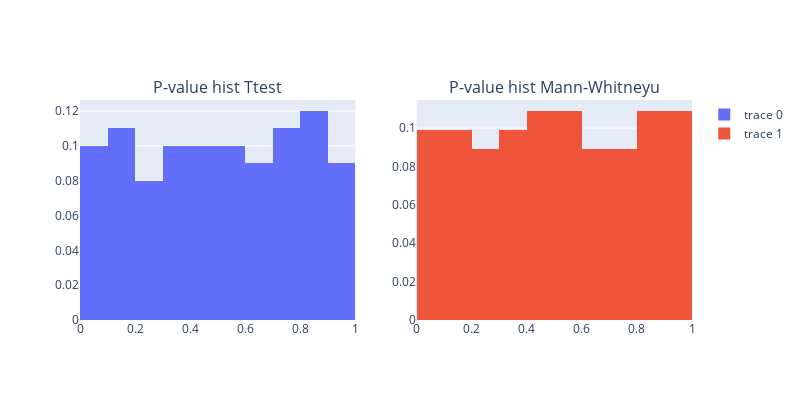
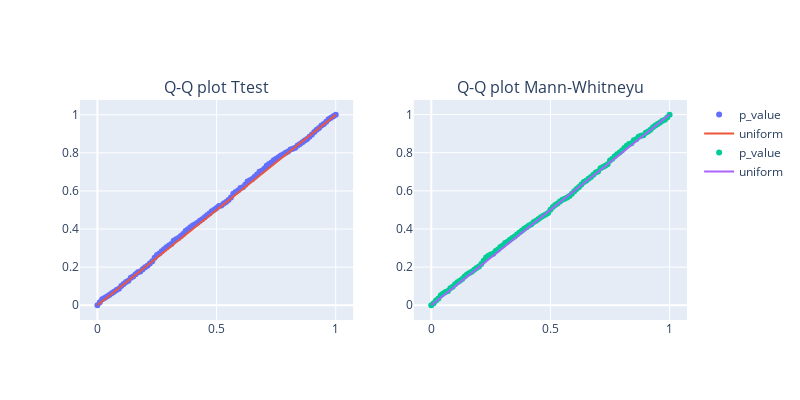

These figures' notebook cell, in order:
### Code cell
size = 100

x_a = sps.expon(scale=1/2)
x_b = sps.expon(scale=1/2)

qq_plot(x_a, x_b)
